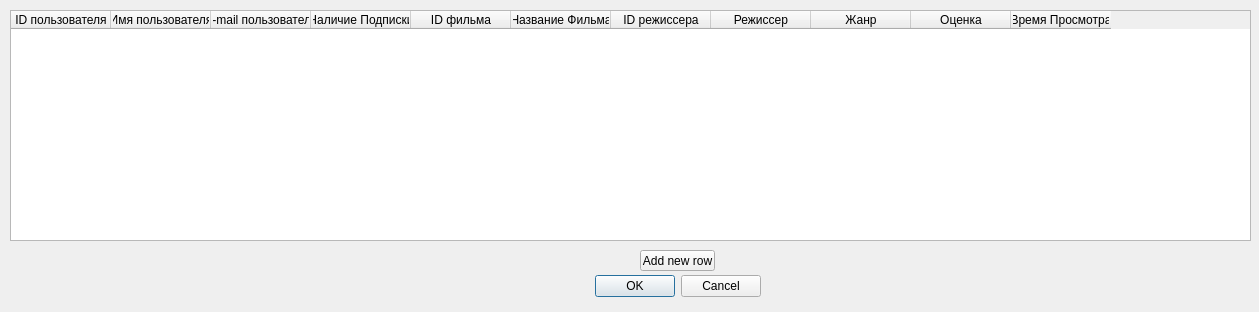
<?xml version="1.0" encoding="UTF-8"?>
<ui version="4.0">
 <class>AddDialog</class>
 <widget class="QDialog" name="AddDialog">
  <property name="geometry">
   <rect>
    <x>0</x>
    <y>0</y>
    <width>1259</width>
    <height>312</height>
   </rect>
  </property>
  <property name="windowTitle">
   <string>Add new object to database</string>
  </property>
  <widget class="QDialogButtonBox" name="buttonBox">
   <property name="geometry">
    <rect>
     <x>420</x>
     <y>270</y>
     <width>341</width>
     <height>32</height>
    </rect>
   </property>
   <property name="orientation">
    <enum>Qt::Horizontal</enum>
   </property>
   <property name="standardButtons">
    <set>QDialogButtonBox::Cancel|QDialogButtonBox::Ok</set>
   </property>
  </widget>
  <widget class="QTableWidget" name="addToDbTable">
   <property name="geometry">
    <rect>
     <x>10</x>
     <y>10</y>
     <width>1241</width>
     <height>231</height>
    </rect>
   </property>
   <column>
    <property name="text">
     <string>ID пользователя</string>
    </property>
   </column>
   <column>
    <property name="text">
     <string>Имя пользователя</string>
    </property>
   </column>
   <column>
    <property name="text">
     <string>E-mail пользователя</string>
    </property>
   </column>
   <column>
    <property name="text">
     <string>Наличие Подписки</string>
    </property>
   </column>
   <column>
    <property name="text">
     <string>ID фильма</string>
    </property>
   </column>
   <column>
    <property name="text">
     <string>Название Фильма</string>
    </property>
   </column>
   <column>
    <property name="text">
     <string>ID режиссера</string>
    </property>
   </column>
   <column>
    <property name="text">
     <string>Режиссер</string>
    </property>
   </column>
   <column>
    <property name="text">
     <string>Жанр</string>
    </property>
   </column>
   <column>
    <property name="text">
     <string>Оценка</string>
    </property>
   </column>
   <column>
    <property name="text">
     <string>Время Просмотра</string>
    </property>
   </column>
  </widget>
  <widget class="QPushButton" name="addRowButton">
   <property name="geometry">
    <rect>
     <x>640</x>
     <y>250</y>
     <width>75</width>
     <height>21</height>
    </rect>
   </property>
   <property name="text">
    <string>Add new row</string>
   </property>
  </widget>
 </widget>
 <resources/>
 <connections>
  <connection>
   <sender>buttonBox</sender>
   <signal>accepted()</signal>
   <receiver>AddDialog</receiver>
   <slot>accept()</slot>
   <hints>
    <hint type="sourcelabel">
     <x>248</x>
     <y>254</y>
    </hint>
    <hint type="destinationlabel">
     <x>157</x>
     <y>274</y>
    </hint>
   </hints>
  </connection>
  <connection>
   <sender>buttonBox</sender>
   <signal>rejected()</signal>
   <receiver>AddDialog</receiver>
   <slot>reject()</slot>
   <hints>
    <hint type="sourcelabel">
     <x>316</x>
     <y>260</y>
    </hint>
    <hint type="destinationlabel">
     <x>286</x>
     <y>274</y>
    </hint>
   </hints>
  </connection>
 </connections>
</ui>
